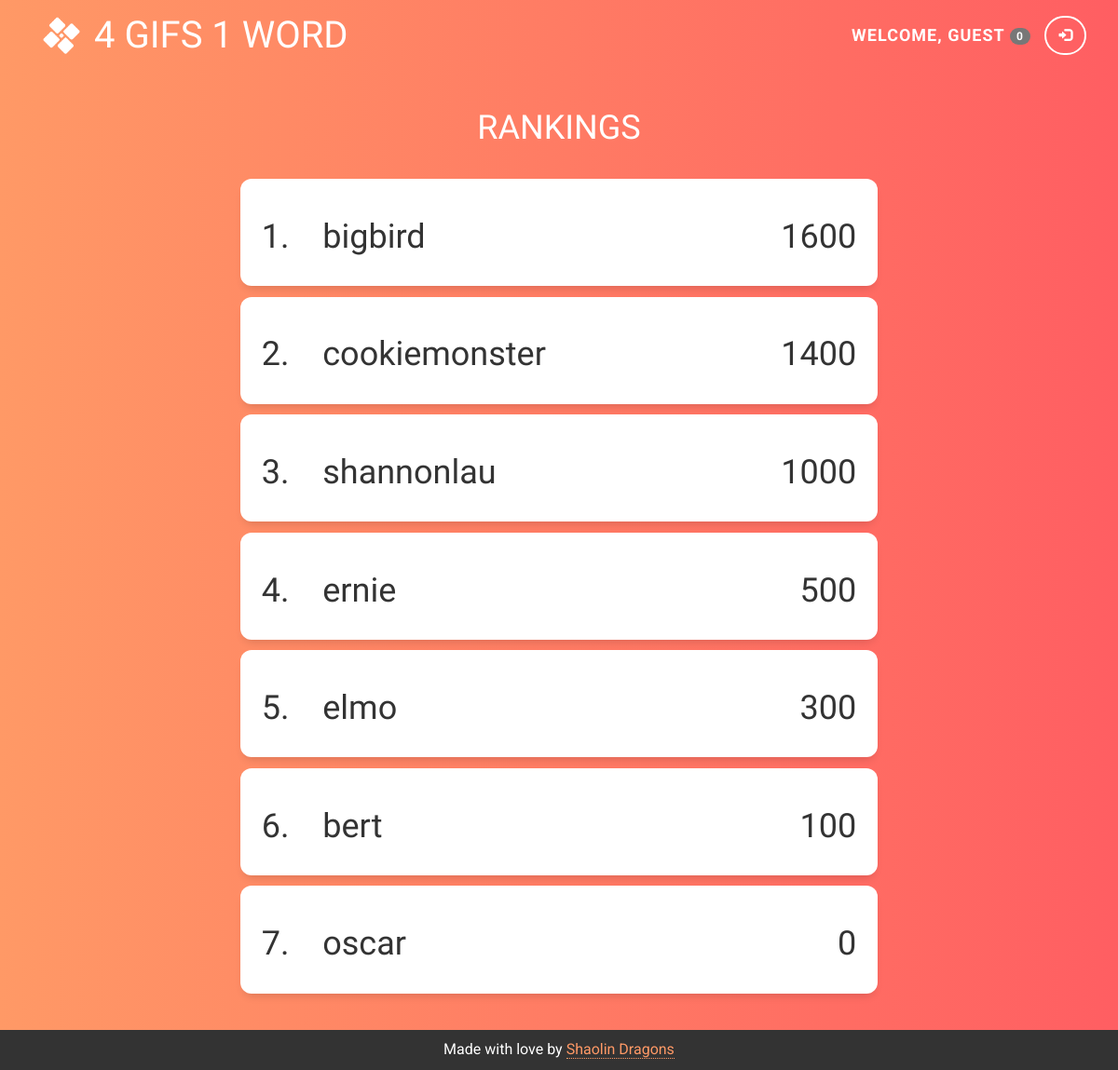
Screenshot of /rankings with the database file from the repository.
### tables this page shows
CREATE TABLE accounts(user TEXT PRIMARY KEY, pass TEXT, pts INTEGER);

### app.py (the view)
@app.route("/rankings")
def rankings():
    return render_template("rankings.html", rankings = db.get_scores(), username = username(), logged_in = logged_in(), score = score())

### app.py (called while the page is built)
def logged_in():
    return "username" in session

def username():
    if logged_in():
        return session["username"].upper()
    else:
        return "GUEST"

def score():
    if logged_in():
        return db.get_score(username().lower())
    elif "score" in session:
        print "Existing session for score"
        return session["score"]
    else:
        print "Nonexisting session for score"
        session["score"] = "0"
        return "0"

### utils/database.py (called while the page is built)
def open_db():
    global db
    f = "data/playgame.db"
    db = sqlite3.connect(f, check_same_thread = False)
    return db.cursor()

def get_scores():
    global db
    try:
        c = open_db()
        command = "SELECT user,pts FROM accounts ORDER BY pts DESC"
        c.execute(command)
        data = c.fetchall()
        close_db()
    except:
        print "Error: could not get scores"
        return (None)
    count = 1
    scores = {}
    for entry in data:
        scores[count] = entry
        count += 1
    return scores

### templates/rankings.html
{% extends "base.html" %}
{% block content %}
<div class="container" style="padding-bottom: 30px;">
<h1 class="header">RANKINGS<h1>
  {% for item in rankings %}
  <div class="card card-stack" id="{{ rankings[loop.index][0] }}">
    <h1 style="text-align: left;">{{ loop.index }}.&nbsp;&nbsp;&nbsp;&nbsp;{{ rankings[loop.index][0] }}
      <span style="float: right;">{{ rankings[loop.index][1] }}</span>
    </h1>
  </div>
  {% endfor %}
</div>
{% endblock %}

### templates/base.html (shortened to what this page needs)
<!DOCTYPE html>
<html>
<head>
  <link rel="stylesheet" href="https://maxcdn.bootstrapcdn.com/bootstrap/3.3.7/css/bootstrap.min.css">
  <link rel="stylesheet" type="text/css" href="../static/css/styles.css">
</head>
<body class="{% block bodyclass %}bg-gradient{% endblock bodyclass %}">
  {% block nav %}
  <div class="container-fluid bg-gradient banner">
    <nav class="navbar">
      <div class="container" id="nav">
        <a href="/" class="navbar-left" style="margin-right:15px;"><img class="img-logo" src="../static/img/logo.png" width="40" height="40"></a>
        <div class="navbar-header">
          <a class="navbar-brand" href="/">4 GIFS 1 WORD</a>
        </div>
        <div class="navbar-right">
          {% if logged_in %}
          <a class="btn btn-outline btn-icon" href="/logout"><span class="glyphicon glyphicon-log-out"></span></a>
          {% else %}
          <a class="btn btn-outline btn-icon" href="/login"><span class="glyphicon glyphicon-log-in"></span></a>
          {% endif %}
        </div>
        <ul class="nav navbar-nav navbar-right nav-name">
          {% if logged_in %}
          <li class="nav-item space"><a href="{{ url_for('.rankings', _anchor = username.lower()) }}" style="color:white; background-color: transparent;"><b>WELCOME, {{ username }}</b> <span class="badge">{{ score }}</span></a></li>
          {% else %}
          <li class="nav-item space"><b>WELCOME, {{ username }}</b> <span class="badge">{{ score }}</span></li>
          {% endif %}
        </ul>
      </div>
    </nav>
  {% endblock nav %}
  {% block content %}
  {% endblock content %}
  {% block enddiv %}
</div>
  {% endblock enddiv %}
  <div class="footer container-fluid text-center">
    <p>Made with love by <a class="link-dotted" href="https://github.com/slau8/shaolin-dragons">Shaolin Dragons</a></p>
  </div>
</body>
</html>

### static/css/styles.css (style rules this page uses)
html { height: 100%; width: 100%; }
body { font-family: 'Roboto', sans-serif; position: relative; padding-bottom: 42px; margin-top: 0px; min-height: 100%; height: stretch; }
h1 { font-family: 'Baloo Chettan', cursive; }
p { font-size: 16px; }
ul { height: 50px; line-height: 50px; padding: auto; font-size: 18px; }
a, a:hover, a:active, a:visited, a:focus { text-decoration: none; }
.link-dotted, .link-dotted:hover, .link-dotted:active, .link-dotted:visited { text-decoration: none; border-bottom: 1px dotted; color: #ff9966; }
.img-logo { margin-bottom: 5px; margin-top: 5px; }
.header { margin-top: 3%; margin-bottom: 3%; text-align: center; }
.bg-gradient { background: #ff9966; background: -webkit-linear-gradient(to right, #ff9966, #ff5e62); background: linear-gradient(to right, #ff9966, #ff5e62); color: white; text-align: center; }
.space { letter-spacing: 1px; }
.navbar-brand, .navbar-brand:hover, navbar-brand:active, .navbar-brand:focus { color: white; font-family: 'Baloo Chettan', cursive; font-size: 40px; }
.nav-name.navbar-right { margin-right: 10px; }
.banner { padding-top: 1%; padding-bottom: 0%; }
#nav { padding-left: 30px; padding-right: 30px; }
.card { font-family: 'Roboto', sans-serif; border-radius: 12px; box-shadow: 0 6px 10px -4px rgba(0, 0, 0, 0.15); background-color: #FFFFFF; color: #333333; padding: 10px; }
.card-stack { margin: auto; margin-top: 1%; width: 60%; padding: 2%; }
.btn { margin-left: 5px; margin-right: 5px; font-family: 'Roboto', sans-serif; width: 125px; border-radius: 30px; box-sizing: border-box; border-width: 2px; font-size: 14px; font-weight: 600; padding: 5px; line-height: 2; -webkit-transition: all 200ms linear; -moz-transition: all 200ms linear; -ms-transition: all 200ms linear; transition: all 200ms linear; }
.btn-outline { border-color: #FFFFFF; color: #FFFFFF; opacity: 1; }
.btn-icon { width: 45px; margin-top: 4px; margin-bottom: 4px; }
.footer { position: absolute; bottom: 0; padding-top: 1rem; text-align: center; color: white; background-color: #333333; width: 100%; margin: 0; }

### rows the page displays
accounts: user "bigbird", pts "1600"
accounts: user "cookiemonster", pts "1400"
accounts: user "shannonlau", pts "1000"
accounts: user "ernie", pts "500"
accounts: user "elmo", pts "300"
accounts: user "bert", pts "100"
accounts: user "oscar", pts "0"

### other values shown
{{ username }} "GUEST"
{{ score }} "0"
